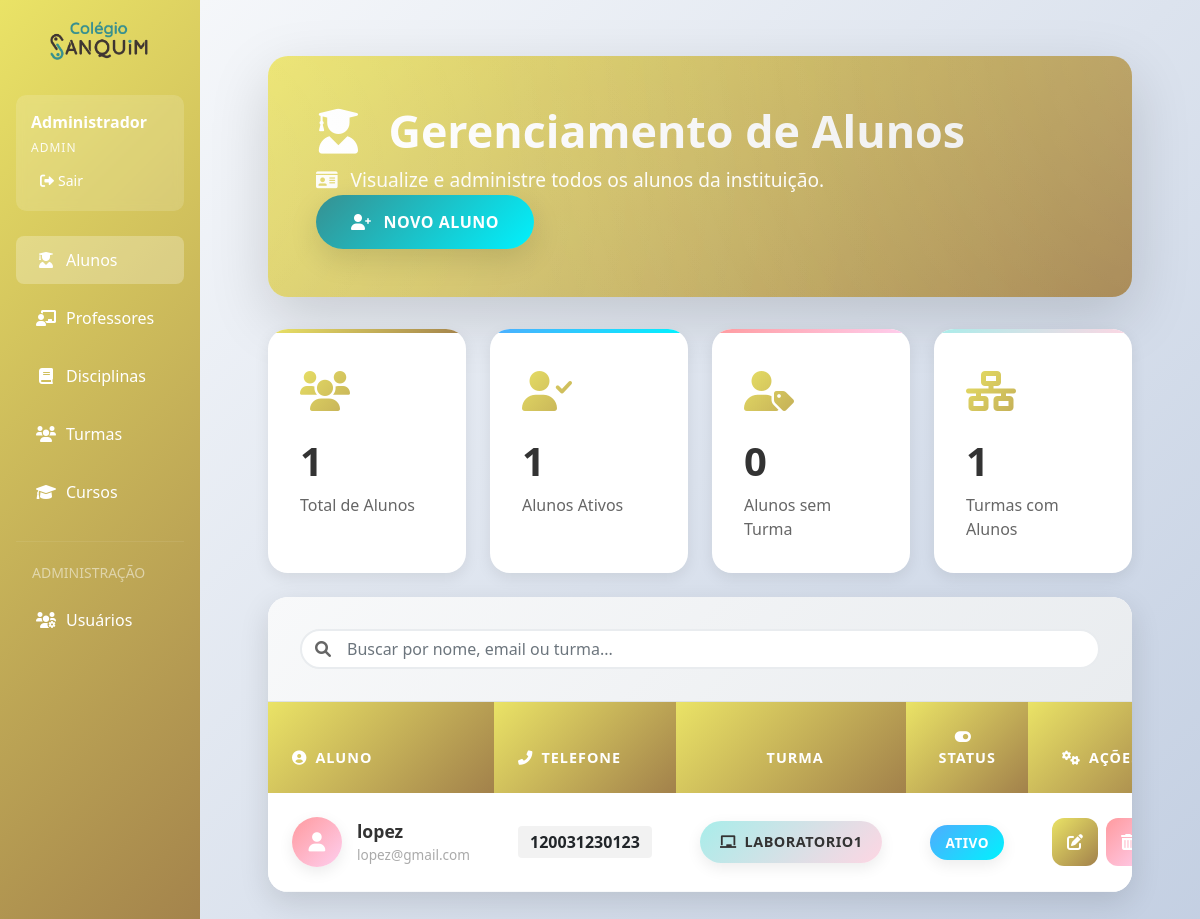
The page /alunos (signed in) on the database its author committed.
### app.py (models this page shows, shortened)
class Aluno(db.Model):
    __tablename__ = 'aluno'
    id = db.Column(db.Integer, primary_key=True)
    nome = db.Column(db.String(100), nullable=False)
    ra = db.Column(db.String(20), nullable=False, unique=True)
    data_nascimento = db.Column(db.Date)
    cpf = db.Column(db.String(14), nullable=False, unique=True)
    rg = db.Column(db.String(20))
    endereco = db.Column(db.String(255))
    bairro = db.Column(db.String(100))
    cidade = db.Column(db.String(100))
    email = db.Column(db.String(120), unique=True, nullable=False)
    telefone = db.Column(db.String(20))
    status = db.Column(db.Integer, default=1)
    senha_hash = db.Column(db.String(255), nullable=True)
    turma_id = db.Column(db.Integer, db.ForeignKey('turma.id'))
    notas = db.relationship('Nota', backref='aluno', lazy=True)
    turma = db.relationship('Turma', backref='aluno', lazy=True)

class Turma(db.Model):
    __tablename__ = 'turma'
    id = db.Column(db.Integer, primary_key=True)
    nome = db.Column(db.String(50), nullable=False)
    curso_id = db.Column(db.Integer, db.ForeignKey('curso.id'), nullable=False)
    local = db.Column(db.String(100))
    periodo = db.Column(db.String(20))  # Matutino, Vespertino, Noturno
    ano = db.Column(db.Integer, nullable=False)
    semestre = db.Column(db.Integer, nullable=False)  # 1 ou 2
    status = db.Column(db.Integer, default=1)  # 1-Ativo, 0-Inativo
    curso = db.relationship('Curso', backref='turmas_vinculadas')
    alunos = db.relationship('Aluno', backref='turma_atual')
    disciplinas = db.relationship('Disciplina', backref='turma_associada')

### app.py (the view)
@app.route('/alunos')
@login_required
def listar_alunos():
    if session.get('user_tipo') == 'professor':
        professor_id = session.get('user_id')
        disciplinas = Disciplina.query.filter_by(professor_id=professor_id).all()
        alunos_ids = set()
        for disciplina in disciplinas:
            for nota in disciplina.notas:
                alunos_ids.add(nota.aluno_id)
        alunos = Aluno.query.filter(Aluno.id.in_(alunos_ids)).all() if alunos_ids else []
    else:
        alunos = Aluno.query.all()
    return render_template('alunos/listar.html', alunos=alunos)

### app.py (called while the page is built)
def login_required(f):
    @wraps(f)
    def decorated_function(*args, **kwargs):
        if 'user_id' not in session:
            return redirect(url_for('login'))
        return f(*args, **kwargs)
    return decorated_function

### templates/alunos/listar.html (shortened to what this page needs)
{% extends "base.html" %}
{% block content %}
<div class="main-container">
    <div class="header-section">
        <div class="header-background"></div>
        <div class="header-content d-flex justify-content-between align-items-center flex-wrap">
            <div class="mb-3 mb-md-0">
                <h1 class="page-title mb-2">
                    <i class="fas fa-user-graduate me-3"></i>
                    Gerenciamento de Alunos
                </h1>
                <p class="page-subtitle">
                    <i class="fas fa-id-card me-2"></i>
                    Visualize e administre todos os alunos da instituição.
                </p>
            </div>
            {% if session.get('user_tipo') in ['admin', 'secretaria'] %}
            <a href="{{ url_for('novo_aluno') }}" class="btn-new">
                <i class="fas fa-user-plus"></i>
                <span>Novo Aluno</span>
            </a>
            {% endif %}
        </div>
    </div>
    <div class="stats-container mb-4">
        <div class="row g-4">
            <div class="col-lg-3 col-md-6">
                <div class="stat-card stat-primary">
                    <div class="stat-icon"><i class="fas fa-users"></i></div>
                    <div class="stat-content">
                        <h3>{{ alunos|length }}</h3>
                        <p>Total de Alunos</p>
                    </div>
                </div>
            </div>
            <div class="col-lg-3 col-md-6">
                <div class="stat-card stat-success">
                     <div class="stat-icon"><i class="fas fa-user-check"></i></div>
                    <div class="stat-content">
                        <h3>{{ alunos|selectattr('status', 'equalto', 1)|list|length }}</h3>
                        <p>Alunos Ativos</p>
                    </div>
                </div>
            </div>
            <div class="col-lg-3 col-md-6">
                <div class="stat-card stat-danger">
                     <div class="stat-icon"><i class="fas fa-user-tag"></i></div>
                    <div class="stat-content">
                        <h3>{{ alunos|rejectattr('turma_id')|list|length }}</h3>
                        <p>Alunos sem Turma</p>
                    </div>
                </div>
            </div>
            <div class="col-lg-3 col-md-6">
                <div class="stat-card stat-info">
                     <div class="stat-icon"><i class="fas fa-network-wired"></i></div>
                    <div class="stat-content">
                        {% set turmas = namespace(items=[]) %}
                        {% for aluno in alunos if aluno.turma_id is not none and aluno.turma_id not in turmas.items %}
                            {% set turmas.items = turmas.items + [aluno.turma_id] %}
                        {% endfor %}
                        <h3>{{ turmas.items|length }}</h3>
                        <p>Turmas com Alunos</p>
                    </div>
                </div>
            </div>
        </div>
    </div>
    <div class="main-card">
        {% if alunos %}
        <div class="search-filter-bar">
            <div class="search-box">
                <i class="fas fa-search"></i>
                <input type="text" id="searchInput" placeholder="Buscar por nome, email ou turma..." class="form-control">
            </div>
        </div>
        <div class="table-container">
            <div class="table-responsive">
                <table class="table custom-table" id="alunosTable">
                    <thead>
                        <tr>
                            <th><i class="fas fa-user-circle me-2"></i>Aluno</th>
                            <th><i class="fas fa-phone-alt me-2"></i>Telefone</th>
                            <th class="text-center">Turma</th>
                            <th class="text-center"><i class="fas fa-toggle-on me-2"></i>Status</th>
                            {% if session.get('user_tipo') in ['admin', 'secretaria'] %}
                            <th class="text-center"><i class="fas fa-cogs me-2"></i>Ações</th>
                            {% endif %}
                        </tr>
                    </thead>
                    <tbody>
                        {% for aluno in alunos %}
                        <tr>
                            <td>
                                <div class="disciplina-info">
                                    <div class="disciplina-avatar" style="background: linear-gradient(135deg, #ff9a9e 0%, #fecfef 100%);">
                                        <i class="fas fa-user"></i>
                                    </div>
                                    <div>
                                        <span class="subject-name">{{ aluno.nome }}</span>
                                        <small class="d-block text-muted-light">{{ aluno.email }}</small>
                                    </div>
                                </div>
                            </td>
                            <td>
                                <span class="badge fs-6 text-dark" style="background-color: rgba(0,0,0,0.05); padding: 8px 12px; font-weight: 600;">
                                    {{ aluno.telefone or 'Não informado' }}
                                </span>
                            </td>
                            <td class="text-center">
                                {% if aluno.turma %}
                                    <span class="category-badge" style="background: var(--info-gradient); color: #333;">
                                        <i class="fas fa-chalkboard me-2"></i>{{ aluno.turma.nome }}
                                    </span>
                                {% else %}
                                    <span class="category-badge" style="background: var(--danger-gradient); color: white;">
                                        <i class="fas fa-exclamation-triangle me-2"></i>Sem Turma
                                    </span>
                                {% endif %}
                            </td>
                            <td class="text-center">
                                <span class="status-badge status-{{ 'ativo' if aluno.status == 1 else 'inativo' }}">
                                    {{ 'Ativo' if aluno.status == 1 else 'Inativo' }}
                                </span>
                            </td>
                            {% if session.get('user_tipo') in ['admin', 'secretaria'] %}
                            <td class="text-center">
                                <div class="action-buttons">
                                    <a href="{{ url_for('editar_aluno', id=aluno.id) }}" class="btn action-btn btn-edit" title="Editar Aluno">
                                        <i class="fas fa-edit"></i>
                                    </a>
                                    <form method="POST" action="{{ url_for('deletar_aluno', id=aluno.id) }}" class="d-inline"
                                          onsubmit="return confirm('Tem certeza que deseja excluir o aluno \'{{ aluno.nome }}\'?');">
                                        <button type="submit" class="btn action-btn btn-delete" title="Excluir Aluno">
                                            <i class="fas fa-trash-alt"></i>
                                        </button>
                                    </form>
                                </div>
                            </td>
                            {% endif %}
                        </tr>
                        {% endfor %}
                    </tbody>
                </table>
            </div>
        </div>
        {% endif %}
    </div>
</div>
{% endblock %}

### templates/base.html (style rules this page uses)
:root { --primary-color: #eae366; --secondary-color: #a2814b; --accent-color: #379091; --danger-color: #e74c3c; --success-color: #2ecc71; }

### rows shown on the page
Aluno: nome "lopez", email "lopez@gmail.com", telefone "120031230123", turma.nome "LABORATORIO1", status "ATIVO"

### other values the page prints
{{ session.user_nome }} "Administrador"
{{ session.user_tipo|capitalize }} "ADMIN"
{{ alunos|length }} "1"
{{ alunos|selectattr('status', 'equalto', 1)|list|length }} "1"
{{ alunos|rejectattr('turma_id')|list|length }} "0"
{{ turmas.items|length }} "1"
